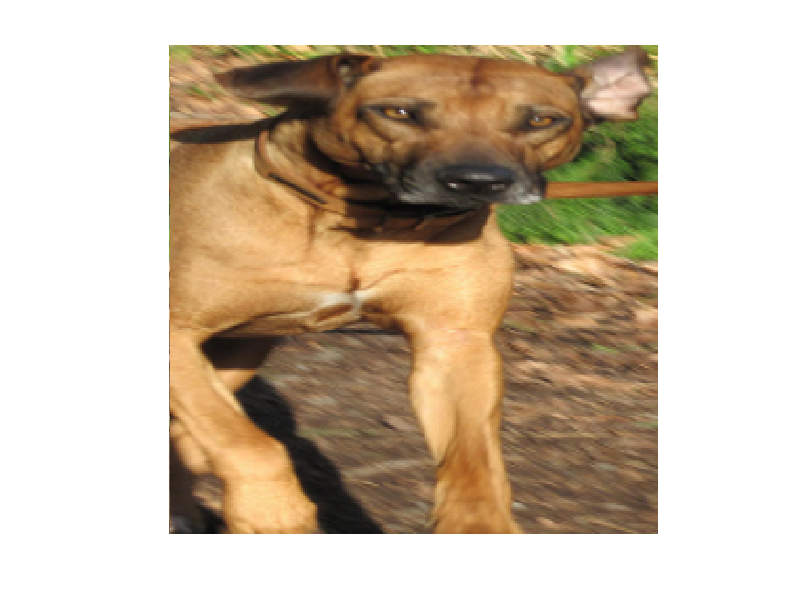
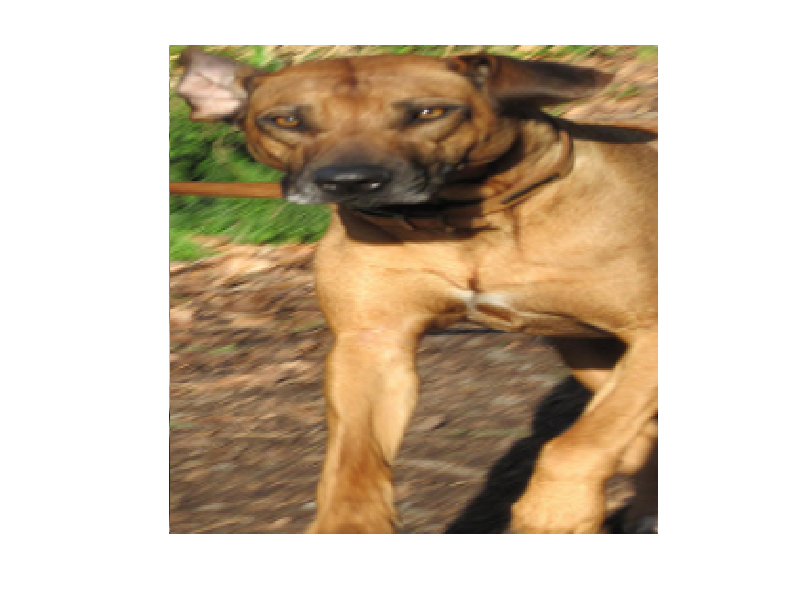
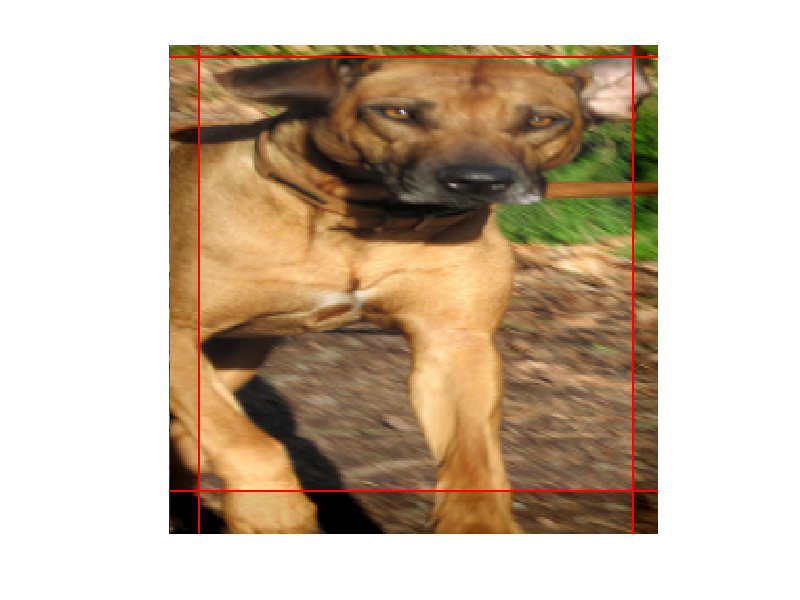
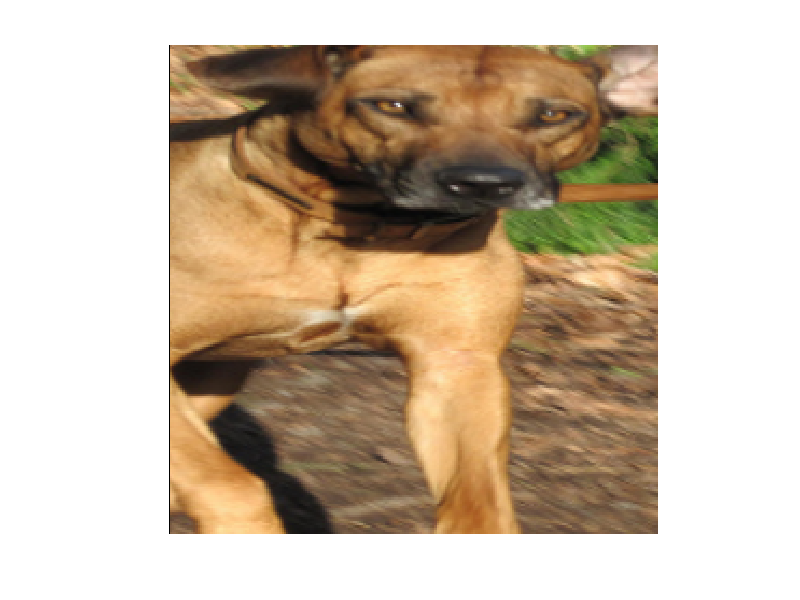

These charts were generated, in order, by the following MATLAB code: (Note: this script raises an error after producing the figures.)
% Close figures.
delete(findall(0,'Type','figure'))

load('ILSVRC2012_val_00001047_1.mat')

im=permute(object.data,[2 1 3]);
dims=[227 227];
object_dims=[256 256];
im=imresize(im,object_dims);

rnd_height_1 = uint32((object_dims(1)-dims(1))*rand());
rnd_width_1  = uint32((object_dims(2)-dims(2))*rand());
if rnd_height_1==0
    rnd_height_1=rnd_height_1+1;
end
if rnd_width_1==0
    rnd_width_1=rnd_width_1+1;
end
rnd_height_2 = rnd_height_1+dims(1);
rnd_width_2 = rnd_width_1+dims(2);

figure;imshow(im);
figure;imshow(flip(im,2));

new_im = im;

new_im(1:rnd_height_1,:,:)      = new_im(1:rnd_height_1,:,:) - 30;
new_im(rnd_height_2:end,:,:)    = new_im(rnd_height_2:end,:,:) -30;
new_im(1:end,1:rnd_width_1,:)   = new_im(1:end,1:rnd_width_1,:)-30;
new_im(1:end,rnd_width_2:end,:) = new_im(1:end,rnd_width_2:end,:)-30;

new_im(rnd_height_1,:,1)=255;
new_im(rnd_height_1,:,2)=0;
new_im(rnd_height_1,:,3)=0;
new_im(:,rnd_width_1,1)=255;
new_im(:,rnd_width_1,2)=0;
new_im(:,rnd_width_1,3)=0;
new_im(rnd_height_2,:,1)=255;
new_im(rnd_height_2,:,2)=0;
new_im(rnd_height_2,:,3)=0;
new_im(:,rnd_width_2,1)=255;
new_im(:,rnd_width_2,2)=0;
new_im(:,rnd_width_2,3)=0;


figure;imshow(new_im);

new_im = im(rnd_height_1+1:rnd_height_2,rnd_width_1+1:rnd_width_2,:);

figure;imshow(new_im)

theta = 30;

R=[cosd(theta) -sind(theta) 0; +sind(theta) cosd(theta) 0; 0 0 1];

shear_v = sind(0); shear_h = 0.35;
S=[1       shear_v 0 ;
   shear_h 1       0 ;
   0       0      1];

tform = affine2d(S);

new_im = imwarp(im,tform);
new_im2 = new_im;

u = [1 1 ;1 size(im,1);size(im,2) 1; size(im,2) size(im,1)];
v = tform.transformPointsForward(u);
v(:,1)=(v(:,1)-min(v(:,1)))+1;
v(:,2)=(v(:,2)-min(v(:,2)))+1;
%v=ceil(v)+1
v=ceil(v);

new_im3 = crop_blanks(new_im,tform);
%print transformed coordinates on image
new_im(v(1,2),v(1,1),1)=255;
new_im(v(1,2),v(1,1),2)=0;
new_im(v(1,2),v(1,1),3)=0;
new_im(v(2,2),v(2,1),1)=255;
new_im(v(2,2),v(2,1),2)=0;
new_im(v(2,2),v(2,1),3)=0;
new_im(v(3,2),v(3,1),1)=255;
new_im(v(3,2),v(3,1),2)=0;
new_im(v(3,2),v(3,1),3)=0;
new_im(v(4,2),v(4,1),1)=255;
new_im(v(4,2),v(4,1),2)=0;
new_im(v(4,2),v(4,1),3)=0;

min_v_h = sort(v(:,1));
height_1_bound = floor(abs(min_v_h(1)-min_v_h(2))/2)+1;
height_2_bound = floor(abs(min_v_h(3)-min_v_h(4))/2) + min_v_h(3);
min_v_w = sort(v(:,2));
width_1_bound = floor(abs(min_v_w(1)-min_v_w(2))/2)+1;
width_2_bound = floor(abs(min_v_w(3)-min_v_w(4))/2) + min_v_w(3);

new_im(width_1_bound,:,1)=255;
new_im(width_1_bound,:,2)=0;
new_im(width_1_bound,:,3)=0;
new_im(width_2_bound,:,1)=255;
new_im(width_2_bound,:,2)=0;
new_im(width_2_bound,:,3)=0;

new_im(:,height_1_bound,1)=255;
new_im(:,height_1_bound,2)=0;
new_im(:,height_1_bound,3)=0;
new_im(:,height_2_bound,1)=255;
new_im(:,height_2_bound,2)=0;
new_im(:,height_2_bound,3)=0;

for i=1:size(new_im,2)
    for j=1:width_1_bound-1
        for k=1:3
            if new_im(j,i,k)==0
                new_im(j,i,k)=new_im(j,i,k)+100;
            else
                if new_im(j,i,k)~=100
                    new_im(j,i,k)=new_im(j,i,k)-100;
                end
            end
        end
    end
end
for i=1:height_1_bound-1
    for j=1:size(new_im,1)
        for k=1:3
            if new_im(j,i,k)==0
                new_im(j,i,k)=new_im(j,i,k)+100;
                
            else
                if new_im(j,i,k)~=100
                    new_im(j,i,k)=new_im(j,i,k)-100;
                end
            end            
        end
    end
end
for i=height_2_bound+1:size(new_im,2)
    for j=1:size(new_im,1)
        for k=1:3
            if new_im(j,i,k)==0
                new_im(j,i,k)=new_im(j,i,k)+100;
            else
                if new_im(j,i,k)~=100
                    new_im(j,i,k)=new_im(j,i,k)-100;
                end
            end
        end
    end
end
for i=1:size(new_im,2)
    for j=width_2_bound+1:size(new_im,1)
        for k=1:3
            if new_im(j,i,k)==0
                new_im(j,i,k)=new_im(j,i,k)+100;
            else
                if new_im(j,i,k)~=100
                    new_im(j,i,k)=new_im(j,i,k)-100;
                end
            end
        end        
    end
end
figure;imshow(new_im);
new_im = new_im2(width_1_bound:width_2_bound,height_1_bound:height_2_bound,:);
new_im = imresize(new_im,[256 256]);
figure;imshow(new_im);
new_im = new_im/2 + im/2;
figure;imshow(new_im);
